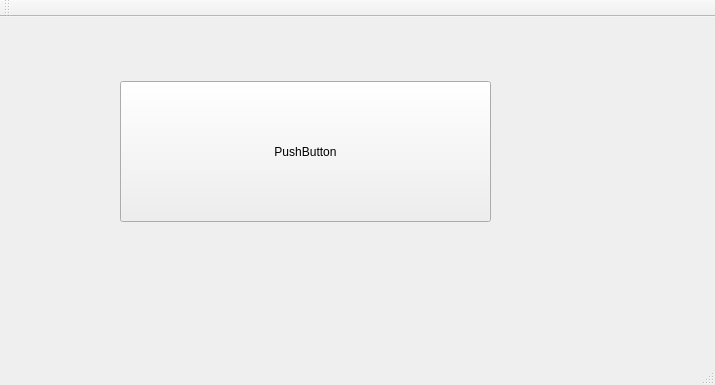
<?xml version="1.0" encoding="UTF-8"?>
<ui version="4.0">
 <class>MainWindow</class>
 <widget class="QMainWindow" name="MainWindow">
  <property name="geometry">
   <rect>
    <x>0</x>
    <y>0</y>
    <width>715</width>
    <height>385</height>
   </rect>
  </property>
  <property name="windowTitle">
   <string>MainWindow</string>
  </property>
  <widget class="QWidget" name="centralWidget">
   <widget class="QPushButton" name="pushButton">
    <property name="geometry">
     <rect>
      <x>120</x>
      <y>64</y>
      <width>371</width>
      <height>141</height>
     </rect>
    </property>
    <property name="text">
     <string>PushButton</string>
    </property>
   </widget>
  </widget>
  <widget class="QMenuBar" name="menuBar">
   <property name="geometry">
    <rect>
     <x>0</x>
     <y>0</y>
     <width>715</width>
     <height>22</height>
    </rect>
   </property>
  </widget>
  <widget class="QToolBar" name="mainToolBar">
   <attribute name="toolBarArea">
    <enum>TopToolBarArea</enum>
   </attribute>
   <attribute name="toolBarBreak">
    <bool>false</bool>
   </attribute>
  </widget>
  <widget class="QStatusBar" name="statusBar"/>
 </widget>
 <layoutdefault spacing="6" margin="11"/>
 <resources/>
 <connections/>
</ui>
